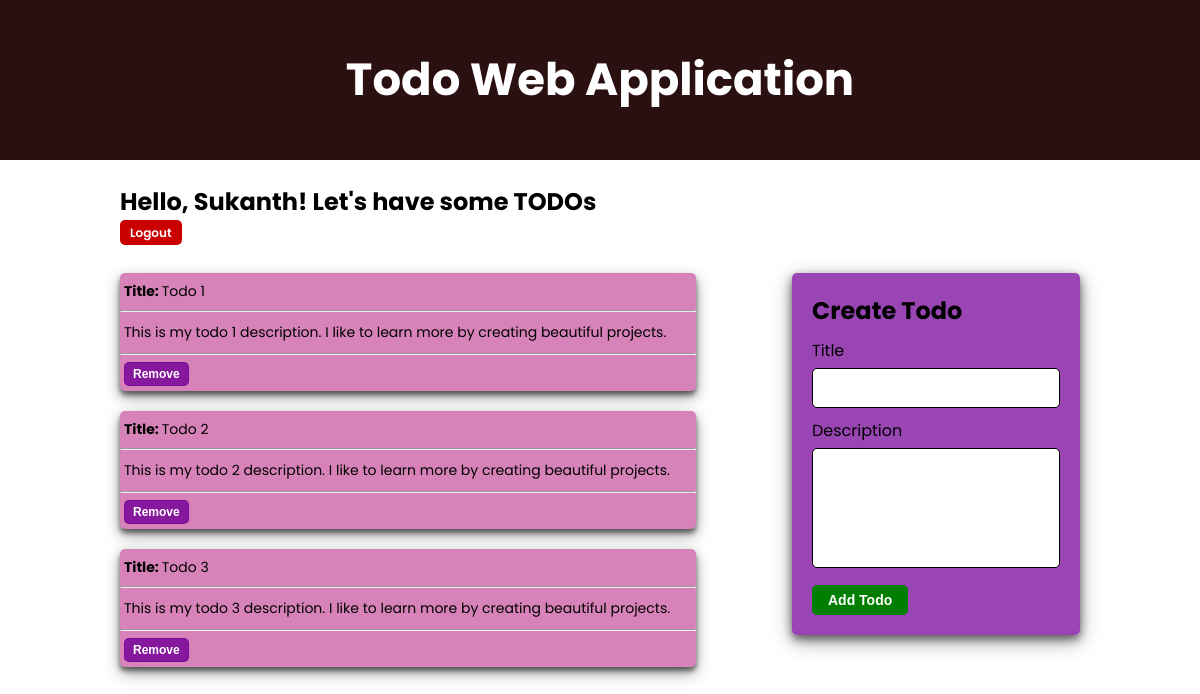
The app's page /dashboard (signed in) with its own data.
### src/models.py (models this page shows)
class User(Base):
    __tablename__ = "users"
    id = Column(Integer, primary_key=True, nullable=False)
    name = Column(String, nullable=False)
    email = Column(String, index=True, nullable=False, unique=True)
    password = Column(String, nullable=False)
    todos = relationship("Todo", back_populates="owner")

class Todo(Base):
    __tablename__ = "todos"
    id = Column(Integer, primary_key=True, nullable=False)
    title = Column(String, index=True, nullable=False)
    description = Column(String, nullable=False)
    is_done = Column(Boolean, default=False)
    owner_id = Column(Integer, ForeignKey("users.id"), nullable=False)
    owner = relationship("User", back_populates="todos")

### main_web.py (the view)
@app.get("/dashboard")
async def dashboard(request: Request, db: Session = Depends(get_db)):
    user_id = request.cookies.get("user_id")
    if user_id:
        user_id = int(user_id)
        user = crud.get_user(db=db, user_id=user_id)
        user_todos = crud.get_user_todos(db=db, user_id=user_id)
        print(user_todos)
        return templates.TemplateResponse("dashboard.html", {"request": request,
                                                        "username": user.name,
                                                        "user_todos": user_todos})
    return {"message": "No user_id cookie found"}

### templates/dashboard.html (shortened to what this page needs)
{% extends "base.html" %}
{% block content %}
<div class="dashboard">
    <h2>Hello, {{username}}! Let's have some TODOs</h2>
    <a href="{{ url_for('logout') }}" class="logout">Logout</a>
    <div class="dashboard-container">
        <div class="col1">
            {% if not user_todos %}
                <p>You have no Todos! Create one.</p>
            {% else %}
                <ul>
                    {% for todo in user_todos %}
                        <li>
                            <div class="todo-card">
                                <p class="todo-title"><b>Title: </b>{{todo.title}}</p>
                                <hr>
                                <p class="todo-desc">{{todo.description}}</p>
                                <hr>
                                <form action="/delete-todo" method="post" class="remove-todo">
                                    <button type="submit">Remove</button>
                                </form>
                            </div>
                        </li>
                    {% endfor %}
                </ul>
            {% endif %}
        </div>
        <div class="col2">
            <h2>Create Todo</h2>
            <form action="" method="post">
                <div>
                    <label for="title">Title</label>
                    <input type="text" name="title" id="title" required>
                </div>
                <div>
                    <label for="description">Description</label>
                    <textarea name="description" id="description" required></textarea>
                </div>
                <div>
                    <button type="submit">Add Todo</button>
                </div>
            </form>
        </div>
    </div>
</div>
{% endblock content %}

### templates/base.html (shortened to what this page needs)
<!DOCTYPE html>
<html lang="en">
<head>
    <link rel="stylesheet" href="{{ url_for('static', path='./css/style.css') }}">
</head>
<body>
    <header>
        <h1>Todo Web Application</h1>
    </header>
    {% block content %}
    {% endblock content %}
</body>
</html>

### static/css/style.css (style rules this page uses)
* { margin: 0; padding: 0; box-sizing: border-box; }
body { font-family: "Poppins", sans-serif; font-weight: 400; font-style: normal; }
header { background-color: rgb(42, 16, 16); height: 20vh; align-content: center; }
header h1 { text-align: center; font-size: 45px; color: white; }
.dashboard { width: 80%; margin: auto; margin-top: 2%; }
.dashboard .logout { text-decoration: none; color: #fff; background-color: rgb(202, 0, 0); border-radius: 5px; padding: 4px 10px; font-size: 12px; font-weight: 600; transition: .3s ease; }
.dashboard .dashboard-container { margin-top: 3%; display: flex; justify-content: space-between; }
.dashboard .dashboard-container .col1 { width: 60%; }
.dashboard .dashboard-container .col1 ul li { list-style: none; background-color: rgb(215, 131, 185); margin-bottom: 20px; border-radius: 5px; box-shadow: 0 4px 5px 0 rgba(0,0,0,0.5), 0 6px 15px 0 rgba(0,0,0,0.39); }
.dashboard .dashboard-container .col1 ul li .todo-title { padding: 8px 4px; font-size: 14px; }
.dashboard .dashboard-container .col1 ul li .todo-desc { padding: 10px 4px; font-size: 14px; }
.dashboard .dashboard-container .col1 ul li .remove-todo { padding: 5px 4px; }
.dashboard .dashboard-container .col1 ul li form button { background-color: rgba(119, 5, 154, 0.843); color: #fff; padding: 4px 8px; font-size: 12px; font-weight: 600; border: 1px solid rgba(119, 5, 154, 0.843); border-radius: 5px; cursor: pointer; margin: auto; transition: .3s ease; }
.dashboard .dashboard-container .col2 { background-color: rgba(119, 5, 154, 0.742); width: 30%; padding: 20px; border-radius: 5px; box-shadow: 0 4px 8px 0 rgba(0,0,0,0.5), 0 6px 20px 0 rgba(0,0,0,0.39); height: fit-content; }
.dashboard .dashboard-container .col2 h2 { margin-bottom: 10px; }
.dashboard .dashboard-container .col2 div { margin-top: 10px; }
.dashboard .dashboard-container .col2 input { width: 100%; font-size: 14px; height: 5vh; padding: 6px 3px; border: 1px black solid; border-radius: 5px; margin-top: 5px; }
.dashboard .dashboard-container .col2 textarea { width: 100%; resize: none; height: 15vh; padding: 6px 3px; font-family: "Poppins", sans-serif; border: 1px black solid; border-radius: 5px; margin-top: 5px; }
.dashboard .dashboard-container .col2 button { font-size: 14px; font-weight: 600; width: fit-content; padding: 6px 15px; border: 1px solid rgb(0, 126, 0); border-radius: 5px; background-color: rgb(0, 126, 0); cursor: pointer; color: #fff; transition: .3s ease; }

### records on screen
User: name "Sukanth"
Todo: title "Todo 1", description "This is my todo 1 description. I like to learn more by creating beautiful projects."
Todo: title "Todo 2", description "This is my todo 2 description. I like to learn more by creating beautiful projects."
Todo: title "Todo 3", description "This is my todo 3 description. I like to learn more by creating beautiful projects."
